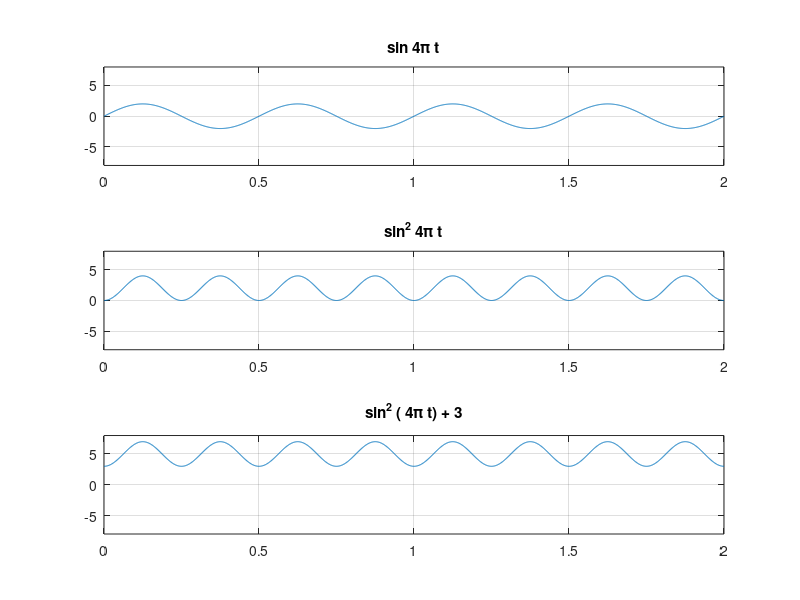

Write MATLAB code to recreate this figure.
% example5.m
% MATLAB example 5 - cascading systems
%---------------------------------------------------------------

%---------------------------------------------------------------
clear all
close all
%---------------------------------------------------------------

%---------------------------------------------------------------
t = 0:0.001:2;

x = 2*sin(4*pi*t);
y = x.^2;
z = y + 3;
%---------------------------------------------------------------

%---------------------------------------------------------------
figure(1);
clf

subplot(3,1,1);
plot(t, x);
set(gca, 'ylim', [-8 8]);
grid('on');
title('sin 4\pi t');

subplot(3,1,2);
plot(t, y);
set(gca, 'ylim', [-8 8]);
grid('on');
title('sin^2 4\pi t');

subplot(3,1,3);
plot(t, z);
set(gca, 'ylim', [-8 8]);
grid('on');
title('sin^2 ( 4\pi t) + 3');
%---------------------------------------------------------------
